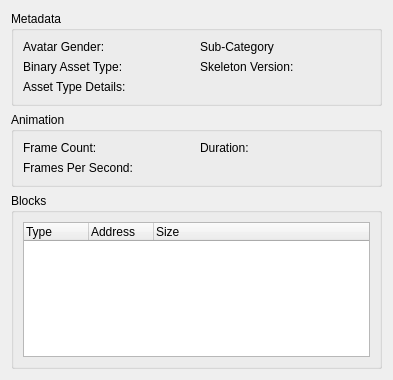
<?xml version="1.0" encoding="UTF-8"?>
<ui version="4.0">
 <class>StrbDialog</class>
 <widget class="QDialog" name="StrbDialog">
  <property name="geometry">
   <rect>
    <x>0</x>
    <y>0</y>
    <width>393</width>
    <height>380</height>
   </rect>
  </property>
  <property name="minimumSize">
   <size>
    <width>385</width>
    <height>380</height>
   </size>
  </property>
  <property name="windowTitle">
   <string>Avatar Asset Dialog</string>
  </property>
  <property name="windowIcon">
   <iconset resource="Resources.qrc">
    <normaloff>:/Images/Leaner24.png</normaloff>:/Images/Leaner24.png</iconset>
  </property>
  <layout class="QVBoxLayout" name="verticalLayout_3">
   <item>
    <widget class="QGroupBox" name="groupBox">
     <property name="title">
      <string>Metadata</string>
     </property>
     <layout class="QHBoxLayout" name="horizontalLayout">
      <item>
       <layout class="QGridLayout" name="gridLayout">
        <item row="0" column="0">
         <widget class="QLabel" name="lblGender">
          <property name="text">
           <string>Avatar Gender:</string>
          </property>
         </widget>
        </item>
        <item row="0" column="1">
         <widget class="QLabel" name="lblSubCat">
          <property name="text">
           <string>Sub-Category</string>
          </property>
         </widget>
        </item>
        <item row="1" column="0">
         <widget class="QLabel" name="lblBinType">
          <property name="text">
           <string>Binary Asset Type:</string>
          </property>
         </widget>
        </item>
        <item row="1" column="1">
         <widget class="QLabel" name="lblSkeletonV">
          <property name="text">
           <string>Skeleton Version:</string>
          </property>
         </widget>
        </item>
        <item row="2" column="0">
         <widget class="QLabel" name="lblDetails">
          <property name="text">
           <string>Asset Type Details:</string>
          </property>
         </widget>
        </item>
       </layout>
      </item>
     </layout>
    </widget>
   </item>
   <item>
    <widget class="QGroupBox" name="groupBox_2">
     <property name="title">
      <string>Animation</string>
     </property>
     <layout class="QVBoxLayout" name="verticalLayout">
      <item>
       <layout class="QGridLayout" name="gridLayout_2">
        <item row="0" column="0">
         <widget class="QLabel" name="lblFrameCnt">
          <property name="text">
           <string>Frame Count:</string>
          </property>
         </widget>
        </item>
        <item row="0" column="1">
         <widget class="QLabel" name="lblDuration">
          <property name="text">
           <string>Duration:</string>
          </property>
         </widget>
        </item>
        <item row="1" column="0">
         <widget class="QLabel" name="lblFPS">
          <property name="text">
           <string>Frames Per Second:</string>
          </property>
         </widget>
        </item>
       </layout>
      </item>
     </layout>
    </widget>
   </item>
   <item>
    <widget class="QGroupBox" name="groupBox_3">
     <property name="title">
      <string>Blocks</string>
     </property>
     <layout class="QVBoxLayout" name="verticalLayout_2">
      <item>
       <widget class="QTreeWidget" name="treeWidget">
        <attribute name="headerDefaultSectionSize">
         <number>65</number>
        </attribute>
        <column>
         <property name="text">
          <string>Type</string>
         </property>
        </column>
        <column>
         <property name="text">
          <string>Address</string>
         </property>
        </column>
        <column>
         <property name="text">
          <string>Size</string>
         </property>
        </column>
       </widget>
      </item>
     </layout>
    </widget>
   </item>
  </layout>
 </widget>
 <resources>
  <include location="Resources.qrc"/>
 </resources>
 <connections/>
</ui>
